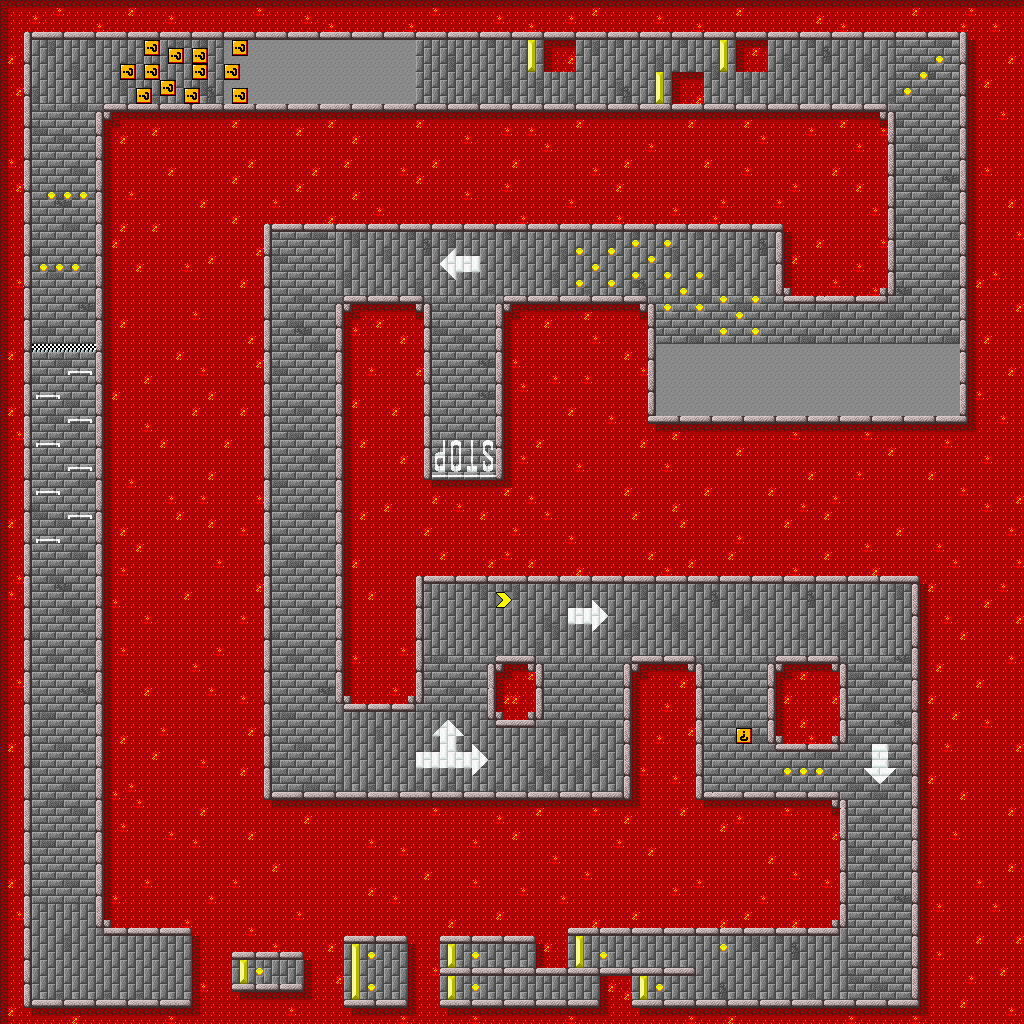

Tiled map render using the project's own tile images. Description and the map definition, with tile-layer contents summarised, below:
An orthogonal 128x128 tile map with 8x8 px tiles, 1 tile layer (Layer 1).

<map version="1.0" orientation="orthogonal" renderorder="right-down" width="128" height="128" tilewidth="8" tileheight="8" nextobjectid="1">
 <tileset firstgid="1" source="track1.tsx" />
 <layer name="Layer 1" width="128" height="128">
  <data>[16384 cells, 16384 non-empty, 89 distinct tile ids]</data>
 </layer>
</map>
